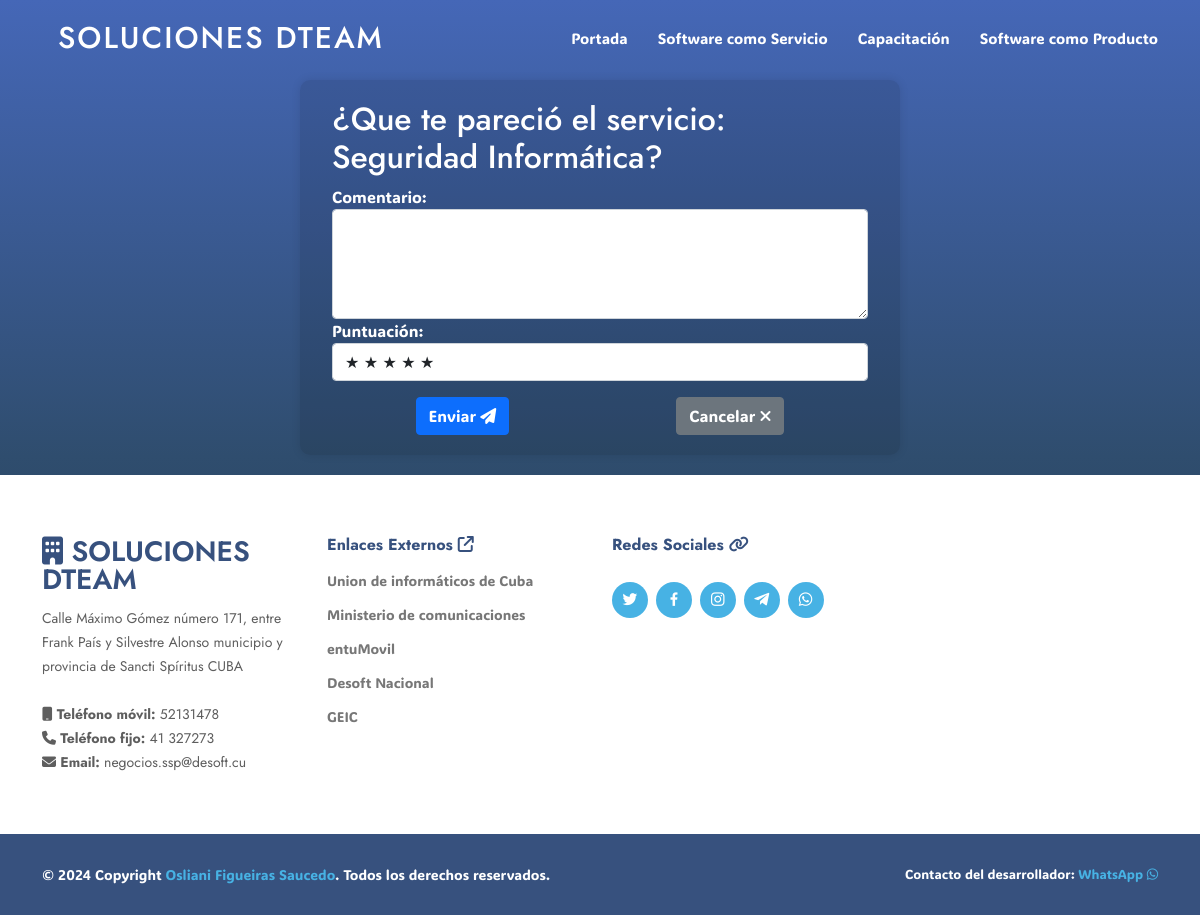
Page /opinion/117 (signed in) on the committed database.
### app/models.py (models this page shows, shortened)
class Servicio(models.Model):
    nombre = models.CharField(max_length=255)
    descripcion = models.TextField()
    categoria = models.ForeignKey(Categoria, on_delete=models.CASCADE)
    imagen = models.ImageField(upload_to='imagenes/servicios', null=True, blank=True)
    imagen2 = models.ImageField(upload_to='imagenes/servicios', null=True, blank=True)
    imagen3 = models.ImageField(upload_to='imagenes/servicios', null=True, blank=True)
    activo = models.BooleanField(default=True)
    votos = models.IntegerField(default=0)
    puntos_promedio = models.DecimalField(max_digits=3, decimal_places=2, default=0.00)

class Contacto(models.Model):
    direccion = models.CharField(max_length=255)
    correo = models.EmailField()
    telefono_fijo = models.CharField(max_length=20)
    telefono_movil = models.CharField(max_length=20)
    links_de_ayuda = models.ManyToManyField(Link, related_name='ayuda')
    redes_sociales = models.ManyToManyField(Link, related_name='redes')
    activo = models.BooleanField(default=True)

class Link(models.Model):
    nombre = models.CharField(max_length=255)
    link = models.URLField()
    clase = models.CharField(max_length=255, null=True, blank=True)

### app/views.py (the view, shortened to what this page needs)
# urls.py: path('opinion/<int:service_id>', views.opinion, name='opinion'),
def opinion(request, service_id):
    if not request.user.is_authenticated:
        return redirect(reverse('login_opinion', args=[service_id]))
    contacto = Contacto.objects.filter(activo=True)[0]
    servicio = Servicio.objects.get(id = service_id)
    if not servicio.activo:
        print(f"El servicio con id: {service_id} no está activo.")
        raise Http404(f"El servicio con id: {service_id} no está activo.")
    context = {
        "service_id": service_id,
        "servicio": servicio,
        "contacto": contacto,
        'range_1_5': range(1, 6)
    }
    return render(request, 'opinion.html', context)

### app/templates/opinion.html (shortened to what this page needs)
{% extends 'base.html' %}
{% block extra_styles %}
  {% load static %}
  <link href="{% static 'app/css/opinion.css' %}" rel="stylesheet">
{% endblock extra_styles %}
{% block nav_items %}
  <li><a class="nav-link scrollto" href="{% url 'index' %}">Portada</a></li>
  <li><a class="nav-link scrollto" href="{% url 'servicios' 1 %}">Software como Servicio</a></li>
  <li><a class="nav-link scrollto" href="{% url 'servicios' 2 %}">Capacitación</a></li>
  <li><a class="nav-link scrollto" href="{% url 'servicios' 3 %}">Software como Producto</a></li>
{% endblock nav_items %}
{% block content %}
  <main id="main">
    <section id="leave-comment" class="leave-comment col-12 col-sm-9 col-md-9 col-lg-6 mx-auto">
      <div class="container">
        <h2>¿Que te pareció el servicio: {{ servicio.nombre }}?</h2>
        <form method="post">
          <div class="form-group">
            <label for="comentario">Comentario:</label>
            <textarea class="form-control" id="comentario" name="comentario" rows="4"></textarea>
          </div>
          <div class="form-group">
            <label for="puntuacion">Puntuación:</label>
            <select class="form-control" id="puntuacion" name="puntuacion" required>
              {% for i in range_1_5 %}
                <option value="{{i}}">
                  {% for _ in range_1_5 %}
                    {% if forloop.counter >= i %}
                      <span>★</span>
                    {% endif %}
                  {% endfor %}
                </option>
              {% endfor %}
            </select>
          </div>
          <div class="d-flex justify-content-around">
            <button type="submit" class="btn btn-primary mt-3">Enviar <i class="fas fa-paper-plane"></i></button>
            <a href="{% url 'servicio-detail' service_id %}" class="btn btn-secondary mt-3">Cancelar <i class="fas fa-times"></i></a>
          </div>
        </form>
      </div>
    </section>
  </main>
{% endblock %}
{% block links %}
  <div class="col-lg-3 col-md-6 footer-contact">
    <h3><i class="fa fa-building"></i> SOLUCIONES DTEAM</h3>
    <p>
      {{contacto.direccion}} <br><br>
      <strong><i class="fa fa-mobile"></i> Teléfono móvil:</strong> {{contacto.telefono_movil}}<br>
      <strong><i class="fa fa-phone"></i> Teléfono fijo:</strong> {{contacto.telefono_fijo}}<br>
      <strong><i class="fa fa-envelope"></i> Email:</strong> {{contacto.correo}}<br>
    </p>
  </div>
  <div class="col-lg-3 col-md-6 footer-links">
    <h4>Enlaces Externos <i class="fa fa-external-link"></i></h4>
    <ul>
    {% for link in contacto.links_de_ayuda.all %}
      <li><a href={{link.link}}>{{link.nombre}}</a></li>
    {% endfor %}
    </ul>
  </div>
  <div class="col-lg-3 col-md-6 footer-links">
    <h4>Redes Sociales <i class="fa fa-link"></i></h4>
    <div class="social-links mt-3">
    {% for red in contacto.redes_sociales.all %}
      <a href={{red.link}} class="{{red.clase}}"><i class="bx bxl-{{red.clase}}"></i></a>
    {% endfor %}
    </div>
  </div>
{% endblock links %}

### app/static/app/css/style3.css (style rules this page uses)
body { font-family: ADLaM Display, Ubuntu !important; font-weight: 400; color: #444444; background-color:#fff; }
a { color: #47b2e4; text-decoration: none; }
h1, h2, h3, h4, h5, h6 { font-family: "Jost", sans-serif; }
.navbar li { position: relative; }
.navbar a, .navbar a:focus { display: flex; align-items: center; padding: 10px 0 10px 30px; font-size: 15px; font-weight: 500; color: #fff; white-space: nowrap; transition: 0.3s; }
section { padding: 60px 0; overflow: hidden; }
#footer .footer-top .footer-contact { margin-bottom: 30px; }
#footer .footer-top .footer-contact h3 { font-size: 28px; margin: 0 0 10px 0; padding: 2px 0 2px 0; line-height: 1; text-transform: uppercase; font-weight: 600; color: #37517e; }
#footer .footer-top .footer-contact p { font-size: 14px; line-height: 24px; margin-bottom: 0; font-family: "Jost", sans-serif; color: #5e5e5e; }
#footer .footer-top h4 { font-size: 16px; font-weight: bold; color: #37517e; position: relative; padding-bottom: 12px; }
#footer .footer-top .footer-links { margin-bottom: 30px; }
#footer .footer-top .footer-links ul { list-style: none; padding: 0; margin: 0; }
#footer .footer-top .footer-links ul li { padding: 10px 0; display: flex; align-items: center; }
#footer .footer-top .footer-links ul li:first-child { padding-top: 0; }
#footer .footer-top .footer-links ul a { color: #777777; transition: 0.3s; display: inline-block; line-height: 1; }
#footer .footer-top .social-links a { font-size: 18px; display: inline-block; background: #47b2e4; color: #fff; line-height: 1; padding: 8px 0; margin-right: 4px; border-radius: 50%; text-align: center; width: 36px; height: 36px; transition: 0.3s; }

### app/static/app/css/opinion.css (style rules this page uses)
body { background-image: linear-gradient(to bottom, #4567b7, #2f4d6e, #1a2d3f); background-size: 100% 100%; background-attachment: fixed; }
#main { margin-top: 80px; }
.leave-comment { color: #ffffff; background-color: rgba(0, 0, 0, 0.1); padding: 20px; border-radius: 10px; box-shadow: 0 0 10px rgba(0, 0, 0, 0.1); margin-bottom: 20px; }

### app/templates/base.html (style rules this page uses)
body { font-family: ADLaM Display, Ubuntu !important; font-weight: 400; }

### rows in the picture
Servicio: nombre "Seguridad Informática"
Contacto: direccion "Calle Máximo Gómez número 171, entre Frank País y Silvestre Alonso municipio y provincia de Sancti Spíritus CUBA", telefono_movil "52131478", telefono_fijo "41 327273", correo "negocios.ssp@desoft.cu"
Link: nombre "Union de informáticos de Cuba"
Link: nombre "Ministerio de comunicaciones"
Link: nombre "entuMovil"
Link: nombre "Desoft Nacional"
Link: nombre "GEIC"
